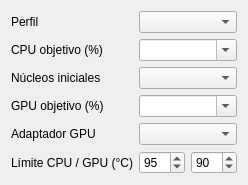
<?xml version="1.0" encoding="UTF-8"?>
<ui version="4.0">
 <class>LoadControls</class>
 <widget class="QWidget" name="LoadControls"><layout class="QFormLayout" name="form">
  <item row="0" column="0"><widget class="QLabel" name="profileLabel"><property name="text"><string>Perfil</string></property></widget></item>
  <item row="0" column="1"><widget class="QComboBox" name="Profile"/></item>
  <item row="1" column="0"><widget class="QLabel" name="cpuLabel"><property name="text"><string>CPU objetivo (%)</string></property></widget></item>
  <item row="1" column="1"><widget class="QComboBox" name="CpuTarget"><property name="editable"><bool>true</bool></property></widget></item>
  <item row="2" column="0"><widget class="QLabel" name="coresLabel"><property name="text"><string>Núcleos iniciales</string></property></widget></item>
  <item row="2" column="1"><widget class="QComboBox" name="Cores"/></item>
  <item row="3" column="0"><widget class="QLabel" name="gpuLabel"><property name="text"><string>GPU objetivo (%)</string></property></widget></item>
  <item row="3" column="1"><widget class="QComboBox" name="GpuTarget"><property name="editable"><bool>true</bool></property></widget></item>
  <item row="4" column="0"><widget class="QLabel" name="adapterLabel"><property name="text"><string>Adaptador GPU</string></property></widget></item>
  <item row="4" column="1"><widget class="QComboBox" name="Adapter"/></item>
  <item row="5" column="0"><widget class="QLabel" name="limitsLabel"><property name="text"><string>Límite CPU / GPU (°C)</string></property></widget></item>
  <item row="5" column="1"><layout class="QHBoxLayout" name="limits"><item><widget class="QSpinBox" name="CpuLimit"><property name="minimum"><number>40</number></property><property name="maximum"><number>110</number></property><property name="value"><number>95</number></property></widget></item><item><widget class="QSpinBox" name="GpuLimit"><property name="minimum"><number>40</number></property><property name="maximum"><number>110</number></property><property name="value"><number>90</number></property></widget></item></layout></item>
 </layout></widget><resources/><connections/>
</ui>
